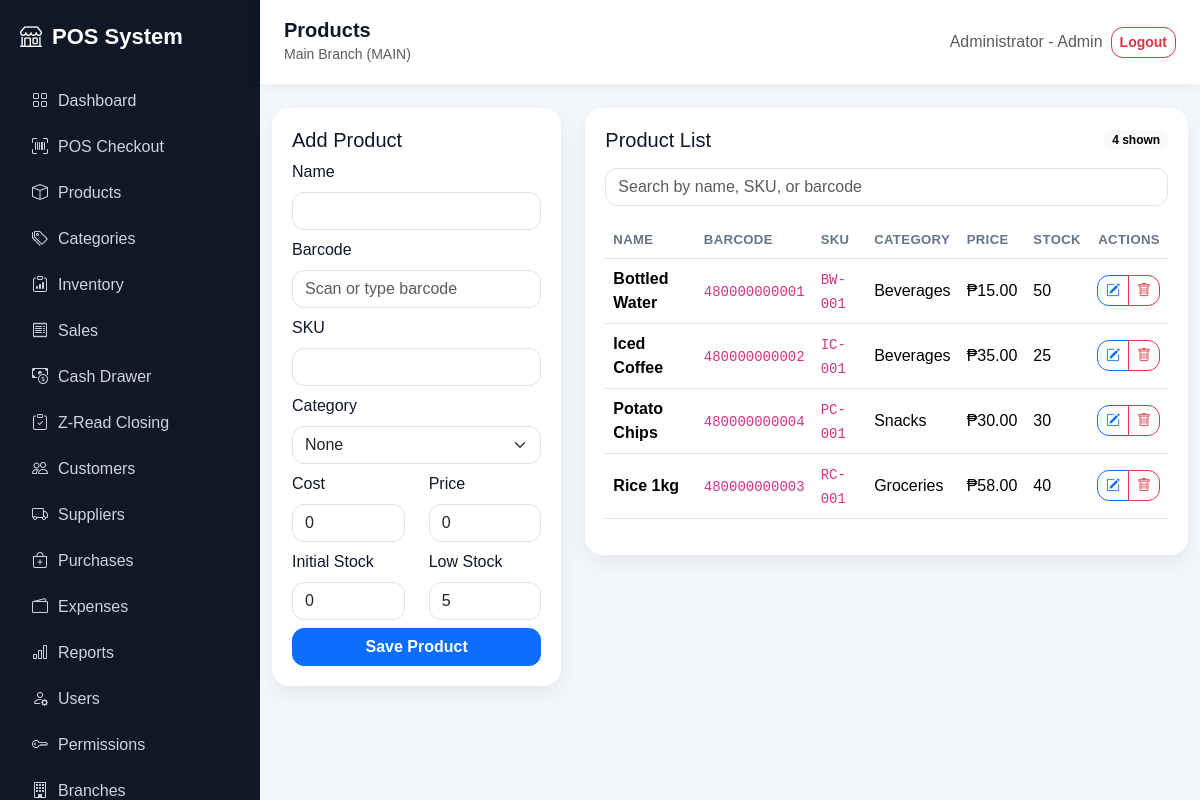
The page /products/index.php (signed in) on the database its author committed.
### tables this page shows
CREATE TABLE products (
  id INT AUTO_INCREMENT PRIMARY KEY,
  branch_id INT NOT NULL,
  category_id INT NULL,
  name VARCHAR(160) NOT NULL,
  barcode VARCHAR(100) NULL,
  sku VARCHAR(100) NULL,
  cost DECIMAL(12,2) DEFAULT 0,
  price DECIMAL(12,2) NOT NULL DEFAULT 0,
  stock_qty INT NOT NULL DEFAULT 0,
  low_stock_threshold INT NOT NULL DEFAULT 5,
  created_at TIMESTAMP DEFAULT CURRENT_TIMESTAMP,
  UNIQUE KEY unique_branch_barcode (branch_id, barcode),
  FOREIGN KEY (branch_id) REFERENCES branches(id) ON DELETE CASCADE,
  FOREIGN KEY (category_id) REFERENCES categories(id) ON DELETE SET NULL
);

CREATE TABLE categories (
  id INT AUTO_INCREMENT PRIMARY KEY,
  branch_id INT NOT NULL,
  name VARCHAR(120) NOT NULL,
  created_at TIMESTAMP DEFAULT CURRENT_TIMESTAMP,
  FOREIGN KEY (branch_id) REFERENCES branches(id) ON DELETE CASCADE
);

### auth/session.php (called while the page is built, shortened)
<?php
require_once __DIR__ . '/../config/app.php';
function role_permissions(PDO $pdo, string $role): array
{
    static $cache = [];
    if (isset($cache[$role])) {
        return $cache[$role];
    }
    try {
        $stmt = $pdo->prepare('SELECT permission_key FROM role_permissions WHERE role_name = ? AND is_allowed = 1');
        $stmt->execute([$role]);
        $cache[$role] = $stmt->fetchAll(PDO::FETCH_COLUMN) ?: [];
    } catch (Throwable $e) {
        $cache[$role] = default_permissions($role);
    }
    return $cache[$role];
}
function can(PDO $pdo, string $permission): bool
{
    $role = $_SESSION['role'] ?? 'Cashier';
    $permissions = role_permissions($pdo, $role);
    return in_array('*', $permissions, true) || in_array($permission, $permissions, true);
}
function require_permission(PDO $pdo, string $permission): void
{
    if (!can($pdo, $permission)) {
        http_response_code(403);
        include __DIR__ . '/../includes/header.php';
        echo '<div class="app"><div class="main-content p-4"><div class="alert alert-danger shadow-sm"><h4>Access Denied</h4><p class="mb-0">Your account does not have permission to access this page.</p></div></div></div>';
        include __DIR__ . '/../includes/footer.php';
        exit;
    }
}

### config/app.php (called while the page is built, shortened)
<?php
function app_url(string $path = ''): string
{
    return BASE_URL . ltrim($path, '/');
}

### products/index.php (the view, shortened to what this page needs)
<?php
require_once __DIR__ . '/../config/database.php';
require_once __DIR__ . '/../auth/session.php';
require_permission($pdo, 'products.view');
$branchId = current_branch_id();
$canManageProducts = can($pdo, 'products.manage');
$old = [
    'name' => '',
    'barcode' => '',
    'sku' => '',
    'category_id' => '',
    'cost' => '0',
    'price' => '0',
    'stock_qty' => '0',
    'low_stock_threshold' => '5',
];
$products = $pdo->prepare('
    SELECT p.*, c.name AS category
    FROM products p
    LEFT JOIN categories c ON c.id = p.category_id
    WHERE p.branch_id = ?
    ORDER BY p.name
');
$products->execute([$branchId]);
$products = $products->fetchAll();
include __DIR__ . '/../includes/header.php';
?>
<div class="row g-4">
    <?php if ($canManageProducts): ?>
        <div class="col-lg-4">
            <div class="table-card">
                <h5>Add Product</h5>
                <form method="post" action="<?= app_url('products/index.php') ?>">
                    <label class="form-label">Name</label>
                    <input class="form-control mb-2" name="name" value="<?= htmlspecialchars($old['name']) ?>" required maxlength="160">
                    <label class="form-label">Barcode</label>
                    <input class="form-control mb-2" name="barcode" value="<?= htmlspecialchars($old['barcode']) ?>" placeholder="Scan or type barcode" maxlength="100">
                    <label class="form-label">SKU</label>
                    <input class="form-control mb-2" name="sku" value="<?= htmlspecialchars($old['sku']) ?>" maxlength="100">
                    <label class="form-label">Category</label>
                    <select class="form-select mb-2" name="category_id">
                        <option value="">None</option>
                    </select>
                    <div class="row">
                        <div class="col">
                            <label class="form-label">Cost</label>
                            <input class="form-control mb-2" type="number" step="0.01" min="0" name="cost" value="<?= htmlspecialchars($old['cost']) ?>" required>
                        </div>
                        <div class="col">
                            <label class="form-label">Price</label>
                            <input class="form-control mb-2" type="number" step="0.01" min="0" name="price" value="<?= htmlspecialchars($old['price']) ?>" required>
                        </div>
                    </div>
                    <div class="row">
                        <div class="col">
                            <label class="form-label">Initial Stock</label>
                            <input class="form-control mb-2" type="number" min="0" name="stock_qty" value="<?= htmlspecialchars($old['stock_qty']) ?>" required>
                        </div>
                        <div class="col">
                            <label class="form-label">Low Stock</label>
                            <input class="form-control mb-2" type="number" min="0" name="low_stock_threshold" value="<?= htmlspecialchars($old['low_stock_threshold']) ?>" required>
                        </div>
                    </div>
                    <button class="btn btn-primary w-100">Save Product</button>
                </form>
            </div>
        </div>
    <?php endif; ?>
    <div class="<?= $canManageProducts ? 'col-lg-8' : 'col-lg-12' ?>">
        <div class="table-card">
            <div class="d-flex justify-content-between align-items-center mb-3">
                <h5 class="mb-0">Product List</h5>
                <span class="badge text-bg-light"><?= count($products) ?> shown</span>
            </div>
            <input class="form-control mb-3" id="productFilter" placeholder="Search by name, SKU, or barcode">
            <table class="table align-middle">
                <thead>
                    <tr>
                        <th>Name</th>
                        <th>Barcode</th>
                        <th>SKU</th>
                        <th>Category</th>
                        <th>Price</th>
                        <th>Stock</th>
                        <?php if ($canManageProducts): ?>
                            <th class="text-end">Actions</th>
                        <?php endif; ?>
                    </tr>
                </thead>
                <tbody id="productTable">
                    <?php foreach ($products as $product): ?>
                        <tr class="<?= (int)$product['stock_qty'] <= (int)$product['low_stock_threshold'] ? 'table-warning' : '' ?>">
                            <td class="fw-semibold"><?= htmlspecialchars($product['name']) ?></td>
                            <td><code><?= htmlspecialchars($product['barcode'] ?? '') ?></code></td>
                            <td><code><?= htmlspecialchars($product['sku'] ?? '') ?></code></td>
                            <td><?= htmlspecialchars($product['category'] ?? '') ?></td>
                            <td>&#8369;<?= number_format((float)$product['price'], 2) ?></td>
                            <td><?= (int)$product['stock_qty'] ?></td>
                            <?php if ($canManageProducts): ?>
                                <td class="text-end">
                                    <div class="btn-group btn-group-sm" role="group" aria-label="Product actions">
                                        <a class="btn btn-outline-primary" href="<?= app_url('products/edit.php?id=' . (int)$product['id']) ?>">
                                            <i class="bi bi-pencil-square"></i>
                                        </a>
                                        <a class="btn btn-outline-danger" href="<?= app_url('products/index.php?delete=' . (int)$product['id']) ?>" onclick="return confirm('Delete product?')">
                                            <i class="bi bi-trash"></i>
                                        </a>
                                    </div>
                                </td>
                            <?php endif; ?>
                        </tr>
                    <?php endforeach; ?>
                </tbody>
            </table>
        </div>
    </div>
</div>
<?php include __DIR__ . '/../includes/footer.php'; ?>

### assets/css/app.css (style rules this page uses)
:root { --sidebar:#101827; --primary:#2563eb; --bg:#f4f7fb; }
body { background: var(--bg); font-family: Arial, sans-serif; }
.table-card { background:#fff; border-radius:18px; padding:20px; box-shadow:0 8px 22px rgba(15,23,42,.07); }
* { box-sizing: border-box; }
html { scroll-behavior: smooth; }
body { color: #0f172a; }
.card, .table-card, .soft-card, .stat-card { transition: transform .18s ease, box-shadow .18s ease; }
.table th { white-space: nowrap; font-size: .82rem; color: #64748b; text-transform: uppercase; letter-spacing: .03em; }
.form-control, .form-select, .btn { border-radius: 12px; }
.btn { font-weight: 600; }

### rows shown on the page
products: name "Bottled Water", barcode "480000000001", sku "BW-001", category.name "Beverages", price "15.00", stock_qty "50"
products: name "Iced Coffee", barcode "480000000002", sku "IC-001", category.name "Beverages", price "35.00", stock_qty "25"
products: name "Potato Chips", barcode "480000000004", sku "PC-001", category.name "Snacks", price "30.00", stock_qty "30"
products: name "Rice 1kg", barcode "480000000003", sku "RC-001", category.name "Groceries", price "58.00", stock_qty "40"

### other values the page prints
$link['label'] "Dashboard"
$link['label'] "POS Checkout"
$link['label'] "Products"
$link['label'] "Categories"
$link['label'] "Inventory"
$link['label'] "Sales"
$link['label'] "Cash Drawer"
$link['label'] "Z-Read Closing"
$link['label'] "Customers"
$link['label'] "Suppliers"
$link['label'] "Purchases"
$link['label'] "Expenses"
$link['label'] "Reports"
$link['label'] "Users"
$link['label'] "Permissions"
